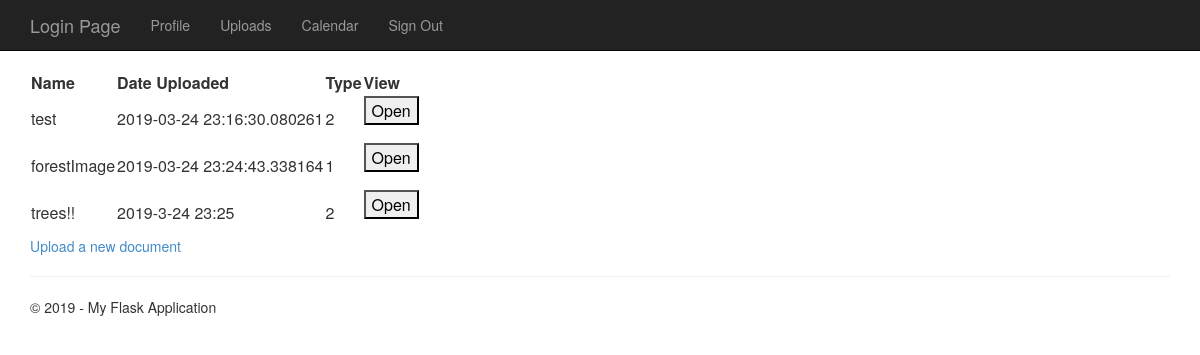
Page /uploads (signed in) on the earlier database version.
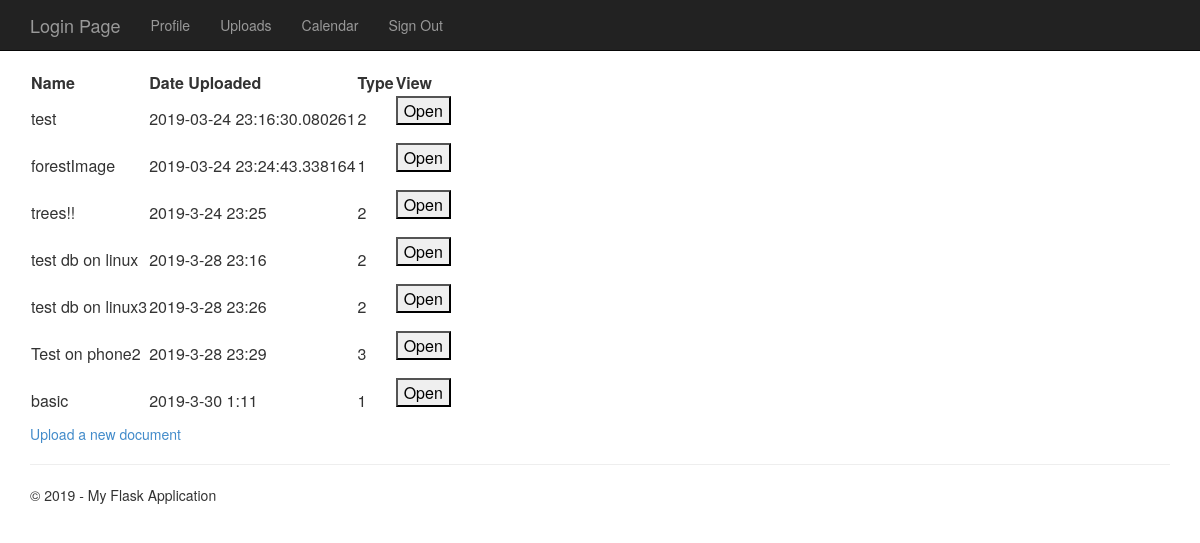
Same page on the later database version.
### tables this page shows
CREATE TABLE "Uploads" (
	"UID_Uploads"	INTEGER NOT NULL PRIMARY KEY AUTOINCREMENT UNIQUE,
	"Client_UID"	INTEGER NOT NULL,
	"Date_Uploaded"	NUMERIC NOT NULL,
	"Document_Type"	INTEGER NOT NULL
, "File_Name"	TEXT NOT NULL DEFAULT 'User_Upload', "Doc_Name"	TEXT NOT NULL DEFAULT 'User_Upload');

### FlaskWebProject/userViews.py (the view)
@bp.route('/uploads')
@login_required
def uploads():
	queryStr = 'SELECT * FROM Uploads WHERE Client_UID=?'
	uploadList = query_db(queryStr, (g.user['UID_Users'],))
	return render_template(
		'userViews/uploads.html',
		title='Uploads Page',
		year=datetime.now().year,
		uploads=uploadList
		)

### FlaskWebProject/auth.py (called while the page is built)
@bp.before_app_request
def load_logged_in_user():
	user_id = session.get('user_id')
	if user_id is None:
		g.user = None
	else:
		sqlQuery = 'SELECT * FROM Users WHERE UID_Users = ?'
		from . import db
		database = db.getDB()
		g.user = database.execute(sqlQuery, (user_id,)).fetchone()

def login_required(view):
	@functools.wraps(view)
	def wrapped_view(**kwargs):
		if g.user is None:
			return redirect(url_for('auth.login'))
		return view(**kwargs)
	return wrapped_view

### FlaskWebProject/db.py (called while the page is built)
def getDB():
	if 'db' not in g:
		g.db = sqlite3.connect(current_app.config['DATABASE'], detect_types = sqlite3.PARSE_DECLTYPES)
		g.db.row_factory = sqlite3.Row
	return g.db

def closeDB(e=None):
	db = g.pop('db', None)
	if db is not None:
		db.close()

def query_db(query, args=(), one=False):
	cur = getDB().execute(query, args)
	rv = cur.fetchall()
	cur.close()
	closeDB()
	return (rv[0] if rv else None) if one else rv

### FlaskWebProject/templates/userViews/uploads.html (shortened to what this page needs)
﻿{% extends "layout.html" %}
{% block content %}
	<table>
		<tr>
			<th>Name</th>
			<th>Date Uploaded</th>
			<th>Type</th>
			<th>View</th>
		</tr>
		{% for upload in uploads %}
			<tr>
				<td>{{ upload.Doc_Name|e }}</td>
				<td>{{ upload.Date_Uploaded|e }}</td>
				<td>{{ upload.Document_Type }}</td>
				<td>
					<form action="/uploads/render" method="post" target="_blank">
						<input type="submit" name="renderImage" value="Open" />
					</form>
				</td>
			</tr>
		{% endfor %}
	</table>
	<a href="/uploads/upload_document">Upload a new document</a>
{% endblock content %}

### FlaskWebProject/templates/layout.html (shortened to what this page needs)
﻿<!DOCTYPE html>
<html>
<head>
    <link rel="stylesheet" type="text/css" href="/static/content/bootstrap.min.css" />
    <link rel="stylesheet" type="text/css" href="/static/content/site.css" />
</head>
<body>
    <div class="navbar navbar-inverse navbar-fixed-top">
        <div class="container">
            <div class="navbar-header">
                <a href="/" class="navbar-brand">Login Page</a>
            </div>
            <div class="navbar-collapse collapse">
				<ul class="nav navbar-nav">
					<li><a href="{{ url_for('userViews.profile') }}">Profile</a></li>
					<li><a href="{{ url_for('userViews.uploads') }}">Uploads</a></li>
					<li><a href="{{ url_for('userViews.calendar') }}">Calendar</a></li>
					<li><a href="{{ url_for('auth.logout') }}">Sign Out</a></li>
				</ul>
            </div>
        </div>
    </div>
    <div class="container body-content">
        {% block content %}{% endblock %}
        <hr />
        <footer>
            <p>&copy; {{ year }} - My Flask Application</p>
        </footer>
    </div>
</body>
</html>

### FlaskWebProject/static/content/site.css (style rules this page uses)
body { padding-top: 50px; padding-bottom: 20px; }
.body-content { padding-left: 15px; padding-right: 15px; }
input, select, textarea { max-width: 280px; }

Differences in the rows shown:
added Uploads: Doc_Name "test db on linux", Date_Uploaded "2019-3-28 23:16", Document_Type "2"
added Uploads: Doc_Name "test db on linux3", Date_Uploaded "2019-3-28 23:26", Document_Type "2"
added Uploads: Doc_Name "Test on phone2", Date_Uploaded "2019-3-28 23:29", Document_Type "3"
added Uploads: Doc_Name "basic", Date_Uploaded "2019-3-30 1:11", Document_Type "1"
